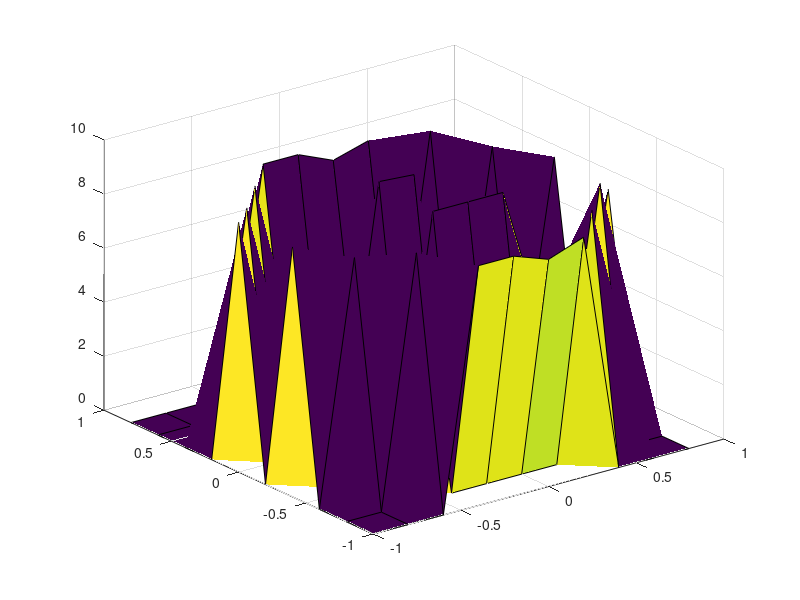

Here is the MATLAB script that generated this plot:
[x,y] = meshgrid([-2:.2:2]);
Z = x.*exp(-x.^2-y.^2);
surf(x,y,Z,gradient(Z))

%/////////////////////////////

Z = peaks(25); 
C(:,:,1) = rand(25);
C(:,:,2) = rand(25);
C(:,:,3) = rand(25);
surf(Z,C)

%/////////////////////////////

[x,y] = meshgrid([-1:.2:1]);
Z = x.*exp(-x.^2-y.^2);
surf(x,y,Z,gradient(Z))

%/////////////////////////////

w = [0.0 0.0 0.0 0.8875 0.8875 0.8406250000000001 0.8875 0.0 0.0 0.0
0.0 0.0 0.925 0.0 0.0 0.0 0.0 0.90625 0.0 0.0
0.0 0.896875 0.0 0.0 0.0 0.0 0.0 0.0 0.925 0.0
0.925 0.0 0.0 0.0 0.915625 0.915625 0.915625 0.4374999999999999 0.0 0.821875
0.0 0.0 0.0 0.0 0.0 0.0 0.0 0.0 0.0 0.0
0.925 0.0 0.0 0.0 0.9343750000000001 0.925 0.0 0.0 0.0 0.85
0.0 0.896875 0.0 0.0 0.0 0.0 0.0 0.0 0.8781249999999999 0.0
0.0 0.0 0.896875 0.0 0.0 0.0 0.0 0.925 0.0 0.0
0.0 0.0 0.0 0.896875 0.896875 0.8406250000000001 0.8781249999999999 0.0 0.0 0.0
0.0 0.0 0.0 0.0 0.0 0.0 0.0 0.0 0.0 0.0]

[x,y] = meshgrid([-1:.2:.8]);
Z = ones(size(x));
Z = Z.*w*10;
surf(x,y,Z,Z(:,:,1))
